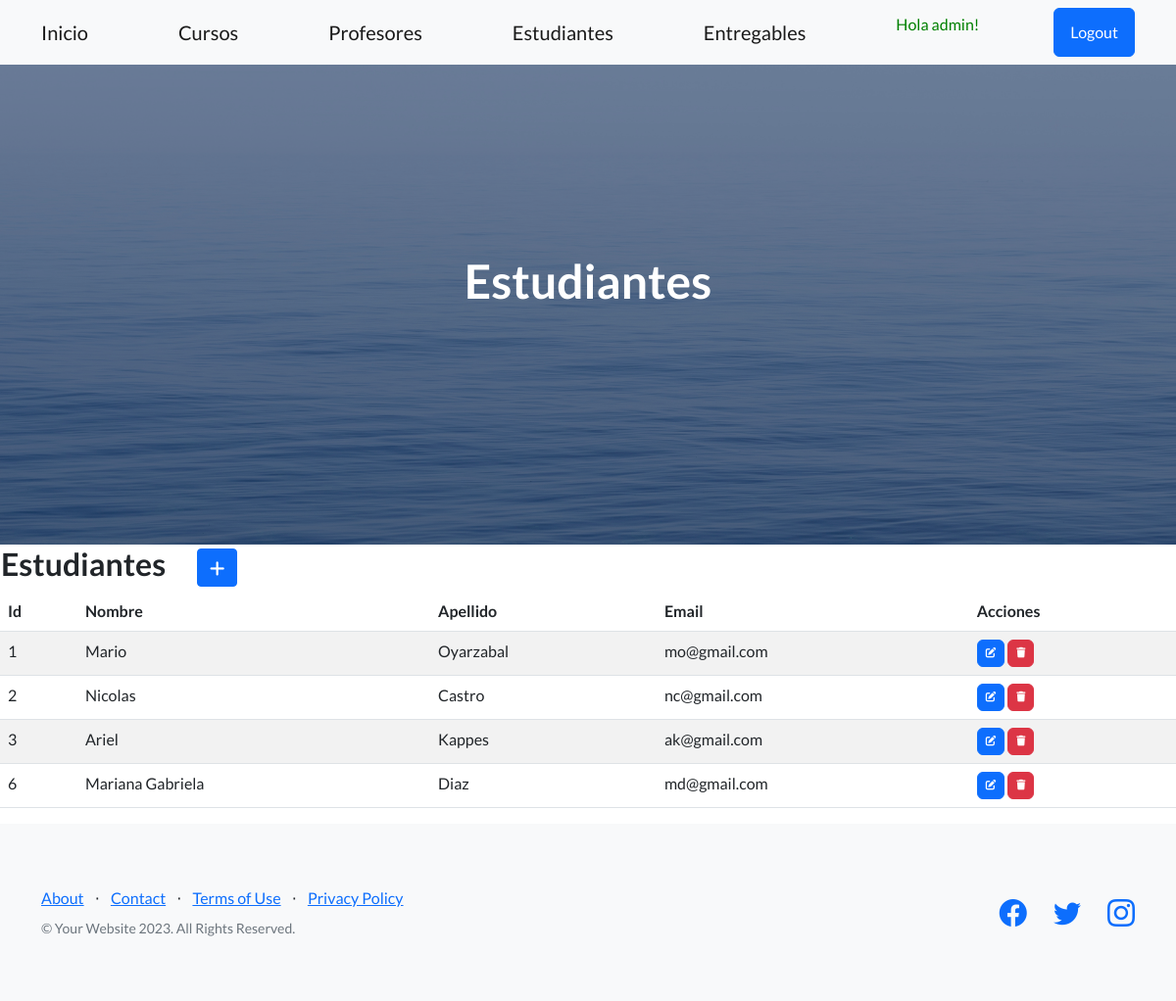
Page /aplicacion/estudiantes/ (signed in) on the committed database.
### aplicacion/models.py (models this page shows, shortened)
class Estudiante(models.Model):
    nombre = models.CharField(max_length=50)
    apellido = models.CharField(max_length=50)
    email = models.EmailField()

### aplicacion/views.py (the view)
# urls.py: path('estudiantes/', EstudianteList.as_view(), name="estudiantes"),
class EstudianteList(LoginRequiredMixin, ListView):
    model = Estudiante

### aplicacion/templates/aplicacion/estudiante_list.html (shortened to what this page needs)
{% extends 'aplicacion/home.html' %}
{% block titulo %}
    <h1 class="mb-5">Estudiantes</h1>
{% endblock titulo %}
{% block contenido %}
<table>
    <tr>
        <td width="200"><h2>Estudiantes</h2></td>
        <td>
            <a
            href="{% url 'estudiante_create' %}"
            class="btn btn-primary btn-sm"
            >
            </a>
        </td>
    </tr>
</table>
<table class="table table-striped">
    <thead>
        <tr>
            <th>Id</th>
            <th>Nombre</th>
            <th>Apellido</th>
            <th>Email</th>
            <th>Acciones</th>
        </tr>
    </thead>
    <tbody>
{% for e in estudiante_list  %}
        <tr>
            <td>{{ e.id }}</td>
            <td>{{ e.nombre }}</td>
            <td>{{ e.apellido }}</td>
            <td>{{ e.email }}</td>
            <td>
              <a
                href="{% url 'estudiante_update' e.id %}"
                class="btn btn-primary"
                style="--bs-btn-padding-y: .25rem; --bs-btn-padding-x: .5rem; --bs-btn-font-size: .75rem;"
                >
              </a>
              <a
                href="{% url 'estudiante_delete' e.id %}"
                class="btn btn-danger"
                style="--bs-btn-padding-y: .25rem; --bs-btn-padding-x: .5rem; --bs-btn-font-size: .75rem;"
                >
              </a>
            </td>
        </tr>
{% endfor %}
    </tbody>
</table>
{% endblock contenido %}

### aplicacion/templates/aplicacion/home.html (shortened to what this page needs)
<!DOCTYPE html>
<html lang="en">
    <head>
        {% load static %}
        <link href="https://cdn.jsdelivr.net/npm/bootstrap-icons@1.5.0/font/bootstrap-icons.css" rel="stylesheet" type="text/css" />
        <link href="{% static 'css/styles.css' %}" rel="stylesheet" />
        <link rel="stylesheet" href="https://cdnjs.cloudflare.com/ajax/libs/font-awesome/6.4.0/css/all.min.css">
    </head>
    <body>
        <nav class="navbar navbar-light bg-light static-top">
            <div class="container">
                <a class="navbar-brand" href="{% url 'home' %}">Inicio</a>
                {% if user.is_authenticated %}
                    <a class="navbar-brand" href="{% url 'cursos' %}">Cursos</a>
                    <a class="navbar-brand" href="{% url 'profesores' %}">Profesores</a>
                    <a class="navbar-brand" href="{% url 'estudiantes' %}">Estudiantes</a>
                    <a class="navbar-brand" href="{% url 'entregables' %}">Entregables</a>
                    <p style="color:green">Hola {{user.username}}!</p>
                    <a class="btn btn-primary" href="{% url 'logout' %}">Logout</a>
                {% else %}
                    <a class="btn btn-primary" href="{% url 'login' %}">Login</a>
                    <a class="btn btn-success" href="{% url 'registro' %}">Registro</a>
                {% endif %}
            </div>
        </nav>
        <header class="masthead">
            <div class="container position-relative">
                <div class="row justify-content-center">
                    <div class="col-xl-6">
                        <div class="text-center text-white">
                            {% block titulo %}{% endblock titulo %}
                        </div>
                    </div>
                </div>
            </div>
        </header>
        {% block contenido %}
        {% endblock contenido %}
        <footer class="footer bg-light">
            <div class="container">
                <div class="row">
                    <div class="col-lg-6 h-100 text-center text-lg-start my-auto">
                        <ul class="list-inline mb-2">
                            <li class="list-inline-item"><a href="#!">About</a></li>
                            <li class="list-inline-item">⋅</li>
                            <li class="list-inline-item"><a href="#!">Contact</a></li>
                            <li class="list-inline-item">⋅</li>
                            <li class="list-inline-item"><a href="#!">Terms of Use</a></li>
                            <li class="list-inline-item">⋅</li>
                            <li class="list-inline-item"><a href="#!">Privacy Policy</a></li>
                        </ul>
                        <p class="text-muted small mb-4 mb-lg-0">&copy; Your Website 2023. All Rights Reserved.</p>
                    </div>
                    <div class="col-lg-6 h-100 text-center text-lg-end my-auto">
                        <ul class="list-inline mb-0">
                            <li class="list-inline-item me-4">
                                <a href="#!"><i class="bi-facebook fs-3"></i></a>
                            </li>
                            <li class="list-inline-item me-4">
                                <a href="#!"><i class="bi-twitter fs-3"></i></a>
                            </li>
                            <li class="list-inline-item">
                                <a href="#!"><i class="bi-instagram fs-3"></i></a>
                            </li>
                        </ul>
                    </div>
                </div>
            </div>
        </footer>
    </body>
</html>

### rows in the picture
Estudiante: id "1", nombre "Mario", apellido "Oyarzabal", email "mo@gmail.com"
Estudiante: id "2", nombre "Nicolas", apellido "Castro", email "nc@gmail.com"
Estudiante: id "3", nombre "Ariel", apellido "Kappes", email "ak@gmail.com"
Estudiante: id "6", nombre "Mariana Gabriela", apellido "Diaz", email "md@gmail.com"

### other values in the picture
{{ user.username }} "admin"
